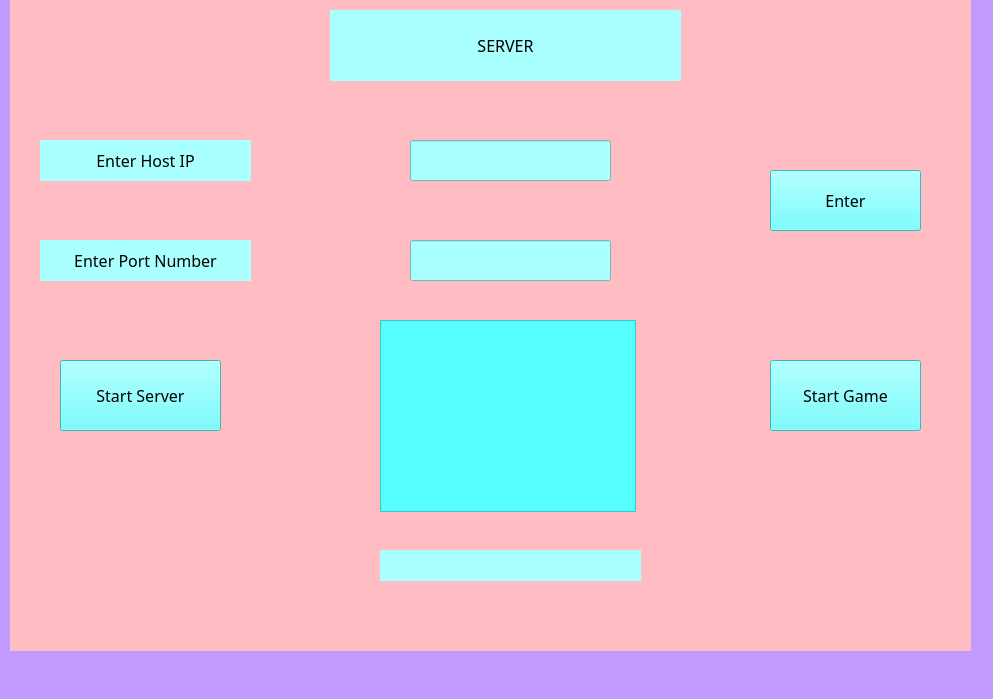
<?xml version="1.0" encoding="UTF-8"?>
<ui version="4.0">
 <class>server_greeting</class>
 <widget class="QMainWindow" name="server_greeting">
  <property name="geometry">
   <rect>
    <x>0</x>
    <y>0</y>
    <width>993</width>
    <height>699</height>
   </rect>
  </property>
  <property name="font">
   <font>
    <family>OCR A Extended</family>
    <pointsize>10</pointsize>
   </font>
  </property>
  <property name="windowTitle">
   <string>Server</string>
  </property>
  <property name="styleSheet">
   <string notr="true">background-color:rgb(195, 155, 255)</string>
  </property>
  <widget class="QWidget" name="centralwidget">
   <widget class="QStackedWidget" name="server_stack_widget">
    <property name="geometry">
     <rect>
      <x>10</x>
      <y>-10</y>
      <width>961</width>
      <height>661</height>
     </rect>
    </property>
    <property name="styleSheet">
     <string notr="true">background-color:rgb(255, 188, 195)</string>
    </property>
    <property name="currentIndex">
     <number>0</number>
    </property>
    <widget class="QWidget" name="page1">
     <widget class="QLabel" name="Server_connections_label">
      <property name="geometry">
       <rect>
        <x>30</x>
        <y>150</y>
        <width>211</width>
        <height>41</height>
       </rect>
      </property>
      <property name="font">
       <font>
        <family>OCR A Extended</family>
        <pointsize>12</pointsize>
       </font>
      </property>
      <property name="cursor">
       <cursorShape>CrossCursor</cursorShape>
      </property>
      <property name="styleSheet">
       <string notr="true">background-color:rgb(170, 255, 255)</string>
      </property>
      <property name="text">
       <string>Enter Host IP</string>
      </property>
      <property name="alignment">
       <set>Qt::AlignCenter</set>
      </property>
     </widget>
     <widget class="QPushButton" name="start_server_button">
      <property name="geometry">
       <rect>
        <x>50</x>
        <y>370</y>
        <width>161</width>
        <height>71</height>
       </rect>
      </property>
      <property name="font">
       <font>
        <family>OCR A Extended</family>
        <pointsize>12</pointsize>
       </font>
      </property>
      <property name="cursor">
       <cursorShape>CrossCursor</cursorShape>
      </property>
      <property name="styleSheet">
       <string notr="true">background-color:rgb(85, 255, 255)</string>
      </property>
      <property name="text">
       <string>Start Server</string>
      </property>
     </widget>
     <widget class="QPushButton" name="Submit_button">
      <property name="geometry">
       <rect>
        <x>760</x>
        <y>370</y>
        <width>151</width>
        <height>71</height>
       </rect>
      </property>
      <property name="font">
       <font>
        <family>OCR A Extended</family>
        <pointsize>12</pointsize>
       </font>
      </property>
      <property name="cursor">
       <cursorShape>PointingHandCursor</cursorShape>
      </property>
      <property name="styleSheet">
       <string notr="true">background-color:rgb(85, 255, 255)</string>
      </property>
      <property name="text">
       <string>Start Game</string>
      </property>
     </widget>
     <widget class="QListWidget" name="connections_list">
      <property name="geometry">
       <rect>
        <x>370</x>
        <y>330</y>
        <width>256</width>
        <height>192</height>
       </rect>
      </property>
      <property name="font">
       <font>
        <family>OCR A Extended</family>
        <pointsize>10</pointsize>
        <weight>50</weight>
        <italic>true</italic>
        <bold>false</bold>
       </font>
      </property>
      <property name="styleSheet">
       <string notr="true">background-color:rgb(85, 255, 255)</string>
      </property>
     </widget>
     <widget class="QLabel" name="server_started_label">
      <property name="geometry">
       <rect>
        <x>370</x>
        <y>560</y>
        <width>261</width>
        <height>31</height>
       </rect>
      </property>
      <property name="font">
       <font>
        <family>OCR A Extended</family>
        <pointsize>12</pointsize>
       </font>
      </property>
      <property name="cursor">
       <cursorShape>CrossCursor</cursorShape>
      </property>
      <property name="styleSheet">
       <string notr="true">background-color:rgb(170, 255, 255)</string>
      </property>
      <property name="text">
       <string/>
      </property>
      <property name="alignment">
       <set>Qt::AlignCenter</set>
      </property>
     </widget>
     <widget class="QLabel" name="server_title_label">
      <property name="geometry">
       <rect>
        <x>320</x>
        <y>20</y>
        <width>351</width>
        <height>71</height>
       </rect>
      </property>
      <property name="font">
       <font>
        <family>OCR A Extended</family>
        <pointsize>12</pointsize>
       </font>
      </property>
      <property name="styleSheet">
       <string notr="true">background-color:rgb(170, 255, 255)</string>
      </property>
      <property name="text">
       <string>SERVER</string>
      </property>
      <property name="alignment">
       <set>Qt::AlignCenter</set>
      </property>
     </widget>
     <widget class="QLineEdit" name="host_ip_input">
      <property name="geometry">
       <rect>
        <x>400</x>
        <y>150</y>
        <width>201</width>
        <height>41</height>
       </rect>
      </property>
      <property name="font">
       <font>
        <family>OCR A Extended</family>
        <pointsize>12</pointsize>
       </font>
      </property>
      <property name="styleSheet">
       <string notr="true">background-color:rgb(170, 255, 255)</string>
      </property>
      <property name="alignment">
       <set>Qt::AlignCenter</set>
      </property>
     </widget>
     <widget class="QPushButton" name="host_ip_button">
      <property name="geometry">
       <rect>
        <x>760</x>
        <y>180</y>
        <width>151</width>
        <height>61</height>
       </rect>
      </property>
      <property name="font">
       <font>
        <family>OCR A Extended</family>
        <pointsize>12</pointsize>
       </font>
      </property>
      <property name="cursor">
       <cursorShape>PointingHandCursor</cursorShape>
      </property>
      <property name="styleSheet">
       <string notr="true">background-color:rgb(85, 255, 255)</string>
      </property>
      <property name="text">
       <string>Enter</string>
      </property>
     </widget>
     <widget class="QLabel" name="port_label">
      <property name="geometry">
       <rect>
        <x>30</x>
        <y>250</y>
        <width>211</width>
        <height>41</height>
       </rect>
      </property>
      <property name="font">
       <font>
        <family>OCR A Extended</family>
        <pointsize>12</pointsize>
       </font>
      </property>
      <property name="cursor">
       <cursorShape>CrossCursor</cursorShape>
      </property>
      <property name="styleSheet">
       <string notr="true">background-color:rgb(170, 255, 255)</string>
      </property>
      <property name="text">
       <string>Enter Port Number</string>
      </property>
      <property name="alignment">
       <set>Qt::AlignCenter</set>
      </property>
     </widget>
     <widget class="QLineEdit" name="port_input">
      <property name="geometry">
       <rect>
        <x>400</x>
        <y>250</y>
        <width>201</width>
        <height>41</height>
       </rect>
      </property>
      <property name="font">
       <font>
        <family>OCR A Extended</family>
        <pointsize>12</pointsize>
       </font>
      </property>
      <property name="styleSheet">
       <string notr="true">background-color:rgb(170, 255, 255)</string>
      </property>
      <property name="alignment">
       <set>Qt::AlignCenter</set>
      </property>
     </widget>
    </widget>
    <widget class="QWidget" name="page_2">
     <widget class="QWidget" name="gridLayoutWidget">
      <property name="geometry">
       <rect>
        <x>260</x>
        <y>20</y>
        <width>341</width>
        <height>541</height>
       </rect>
      </property>
      <layout class="QGridLayout" name="gridLayout">
       <property name="verticalSpacing">
        <number>7</number>
       </property>
      </layout>
     </widget>
     <widget class="QWidget" name="gridLayoutWidget_2">
      <property name="geometry">
       <rect>
        <x>30</x>
        <y>220</y>
        <width>201</width>
        <height>191</height>
       </rect>
      </property>
      <layout class="QGridLayout" name="game_deck_layout">
       <property name="verticalSpacing">
        <number>7</number>
       </property>
      </layout>
     </widget>
     <widget class="QLabel" name="info_label">
      <property name="geometry">
       <rect>
        <x>30</x>
        <y>440</y>
        <width>201</width>
        <height>51</height>
       </rect>
      </property>
      <property name="font">
       <font>
        <family>OCR A Extended</family>
        <pointsize>10</pointsize>
       </font>
      </property>
      <property name="styleSheet">
       <string notr="true">background-color:rgb(195, 155, 255)</string>
      </property>
      <property name="text">
       <string/>
      </property>
      <property name="alignment">
       <set>Qt::AlignCenter</set>
      </property>
     </widget>
     <widget class="QPushButton" name="add_button">
      <property name="geometry">
       <rect>
        <x>270</x>
        <y>580</y>
        <width>131</width>
        <height>61</height>
       </rect>
      </property>
      <property name="font">
       <font>
        <family>OCR A Extended</family>
        <pointsize>12</pointsize>
       </font>
      </property>
      <property name="styleSheet">
       <string notr="true">background-color:rgb(195, 155, 255)</string>
      </property>
      <property name="text">
       <string>Add</string>
      </property>
     </widget>
     <widget class="QPushButton" name="drop_button">
      <property name="geometry">
       <rect>
        <x>450</x>
        <y>580</y>
        <width>131</width>
        <height>61</height>
       </rect>
      </property>
      <property name="font">
       <font>
        <family>OCR A Extended</family>
        <pointsize>12</pointsize>
       </font>
      </property>
      <property name="styleSheet">
       <string notr="true">background-color:rgb(195, 155, 255)</string>
      </property>
      <property name="text">
       <string>Drop</string>
      </property>
     </widget>
     <widget class="QListWidget" name="player_cards">
      <property name="geometry">
       <rect>
        <x>660</x>
        <y>280</y>
        <width>221</width>
        <height>192</height>
       </rect>
      </property>
      <property name="styleSheet">
       <string notr="true">background-color:rgb(195, 155, 255)</string>
      </property>
     </widget>
    </widget>
   </widget>
  </widget>
  <widget class="QMenuBar" name="menubar">
   <property name="geometry">
    <rect>
     <x>0</x>
     <y>0</y>
     <width>993</width>
     <height>25</height>
    </rect>
   </property>
  </widget>
  <widget class="QStatusBar" name="statusbar"/>
 </widget>
 <resources/>
 <connections/>
</ui>
